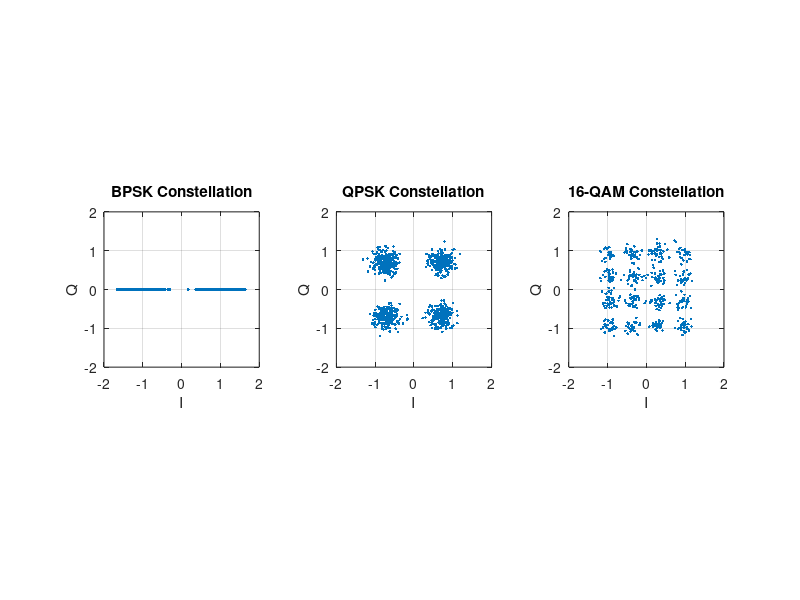

Here is the MATLAB script that generated this plot:
%% Stage 10: Constellation Diagrams
clear; clc; close all;
rng(1);

numBits = 100000;
dataBits = randi([0 1], 1, numBits);

bpskSymbols = 2*dataBits - 1;

if mod(numBits, 2) ~= 0
    dataBits_qpsk = [dataBits 0];
else
    dataBits_qpsk = dataBits;
end
I_bits = dataBits_qpsk(1:2:end);
Q_bits = dataBits_qpsk(2:2:end);
qpskSymbols = ((2*I_bits-1) + 1i*(2*Q_bits-1)) / sqrt(2);

if mod(numBits, 4) ~= 0
    padLen = 4 - mod(numBits, 4);
    dataBits_qam = [dataBits zeros(1, padLen)];
else
    dataBits_qam = dataBits;
end
bitGroups = reshape(dataBits_qam, 4, []).';
levelMap = [-3 -1 3 1];
idxI = bitGroups(:,1)*2 + bitGroups(:,2) + 1;
idxQ = bitGroups(:,3)*2 + bitGroups(:,4) + 1;
qamSymbols = (levelMap(idxI).' + 1i*levelMap(idxQ).') / sqrt(10);

SNR_vis = 10;   % SNR value used to visualize noise effect

figure;

% --- BPSK ---
noiseVar = mean(bpskSymbols.^2) / (10^(SNR_vis/10)) / 2;
noisy_bpsk = bpskSymbols(1:2000) + sqrt(noiseVar)*randn(1,2000);
subplot(1,3,1);
plot(real(noisy_bpsk), zeros(size(noisy_bpsk)), '.');
title('BPSK Constellation'); xlabel('I'); ylabel('Q');
grid on; axis equal; xlim([-2 2]); ylim([-2 2]);

% --- QPSK ---
Eb_qpsk = mean(abs(qpskSymbols).^2)/2;
noiseVar = Eb_qpsk / (10^(SNR_vis/10)) / 2;
subset = qpskSymbols(1:1000);
noisy_qpsk = subset + sqrt(noiseVar)*(randn(size(subset))+1i*randn(size(subset)));
subplot(1,3,2);
plot(real(noisy_qpsk), imag(noisy_qpsk), '.');
title('QPSK Constellation'); xlabel('I'); ylabel('Q');
grid on; axis equal; xlim([-2 2]); ylim([-2 2]);

% --- 16-QAM ---
Eb_qam = mean(abs(qamSymbols).^2)/4;
noiseVar = Eb_qam / (10^(SNR_vis/10)) / 2;
subset = qamSymbols(1:500);
noisy_qam = subset + sqrt(noiseVar)*(randn(size(subset))+1i*randn(size(subset)));
subplot(1,3,3);
plot(real(noisy_qam), imag(noisy_qam), '.');
title('16-QAM Constellation'); xlabel('I'); ylabel('Q');
grid on; axis equal; xlim([-2 2]); ylim([-2 2]);

saveas(gcf, 'Constellation_Comparison.png');
